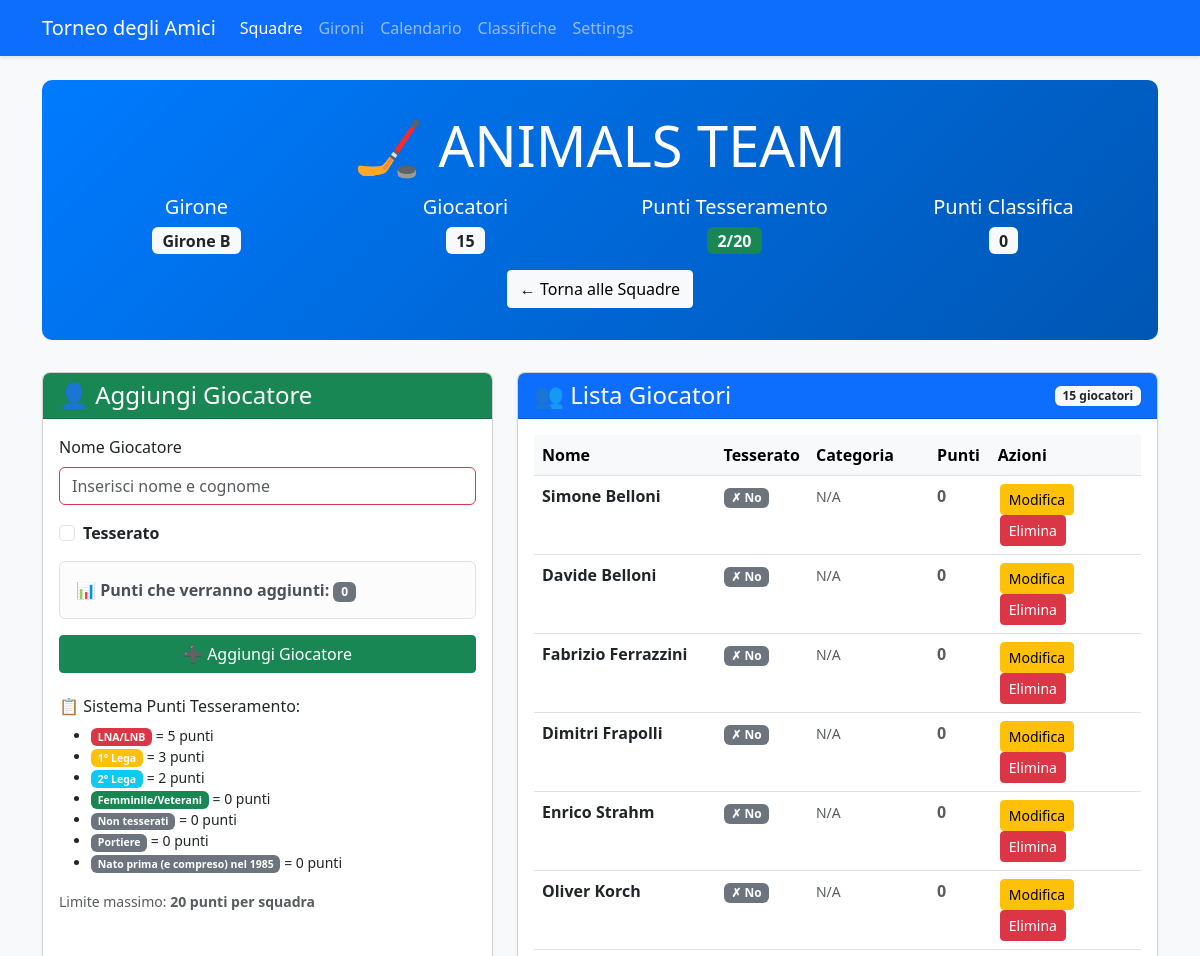
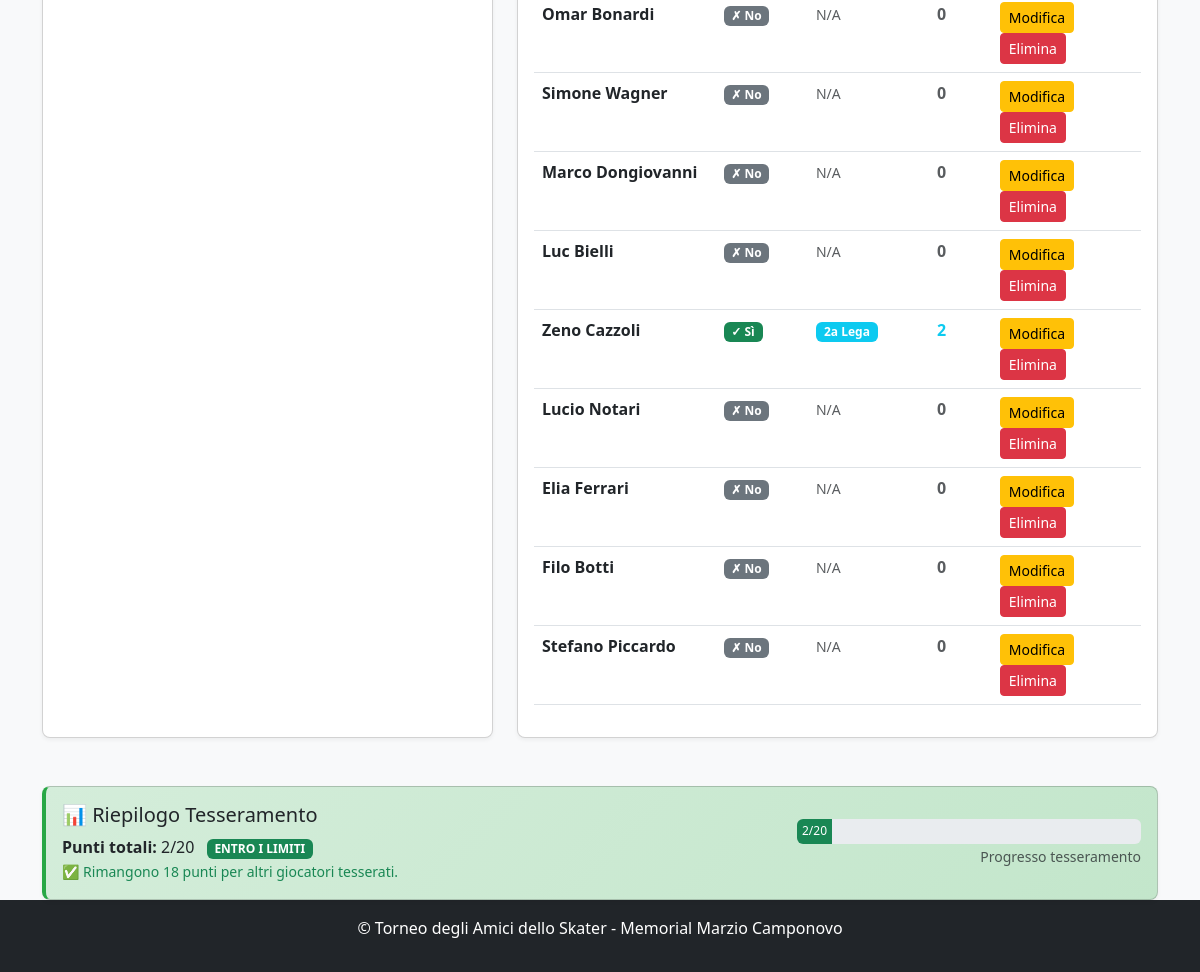
Before: /team/3 with the older database file (2 pictures, top to bottom).
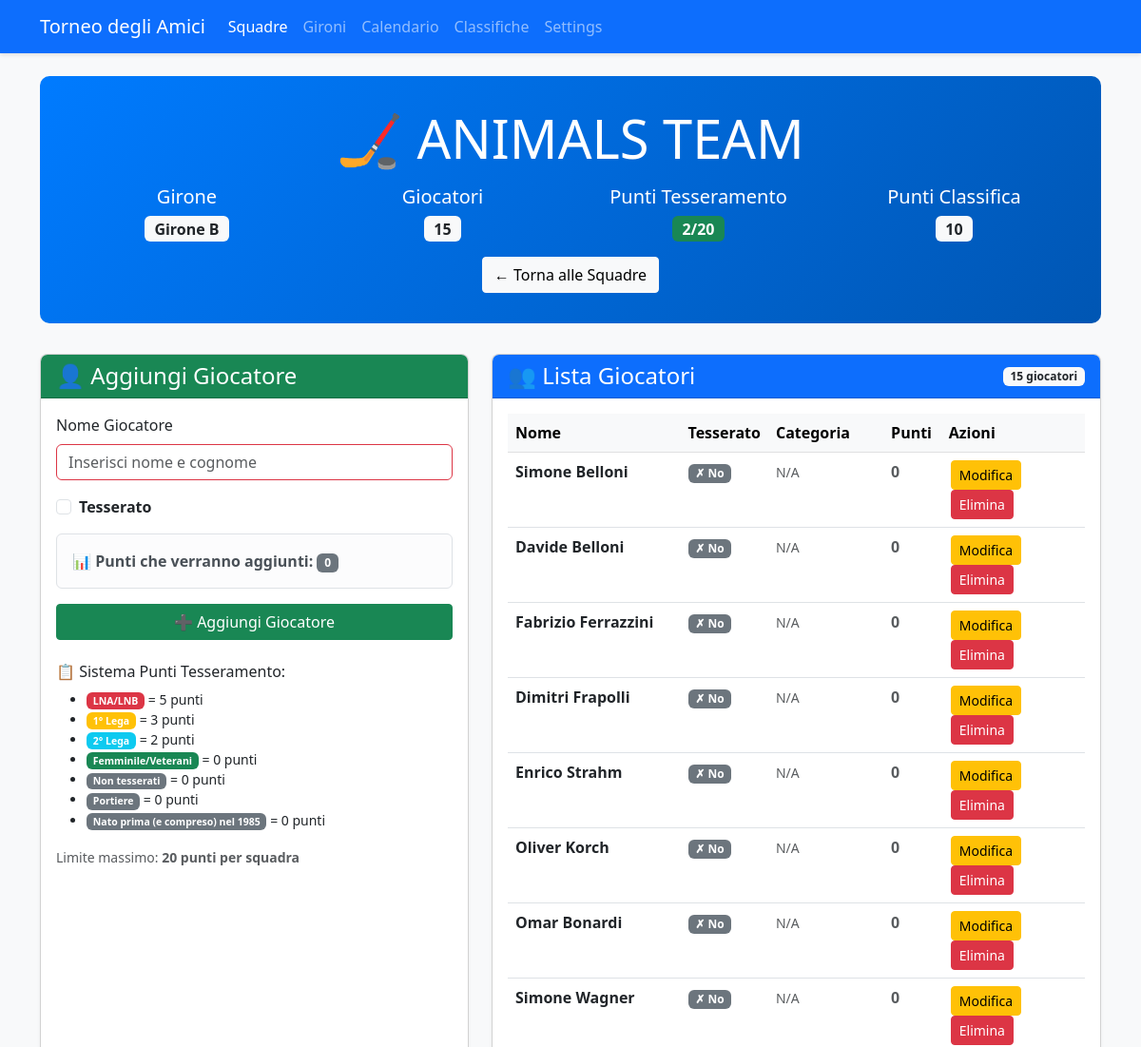
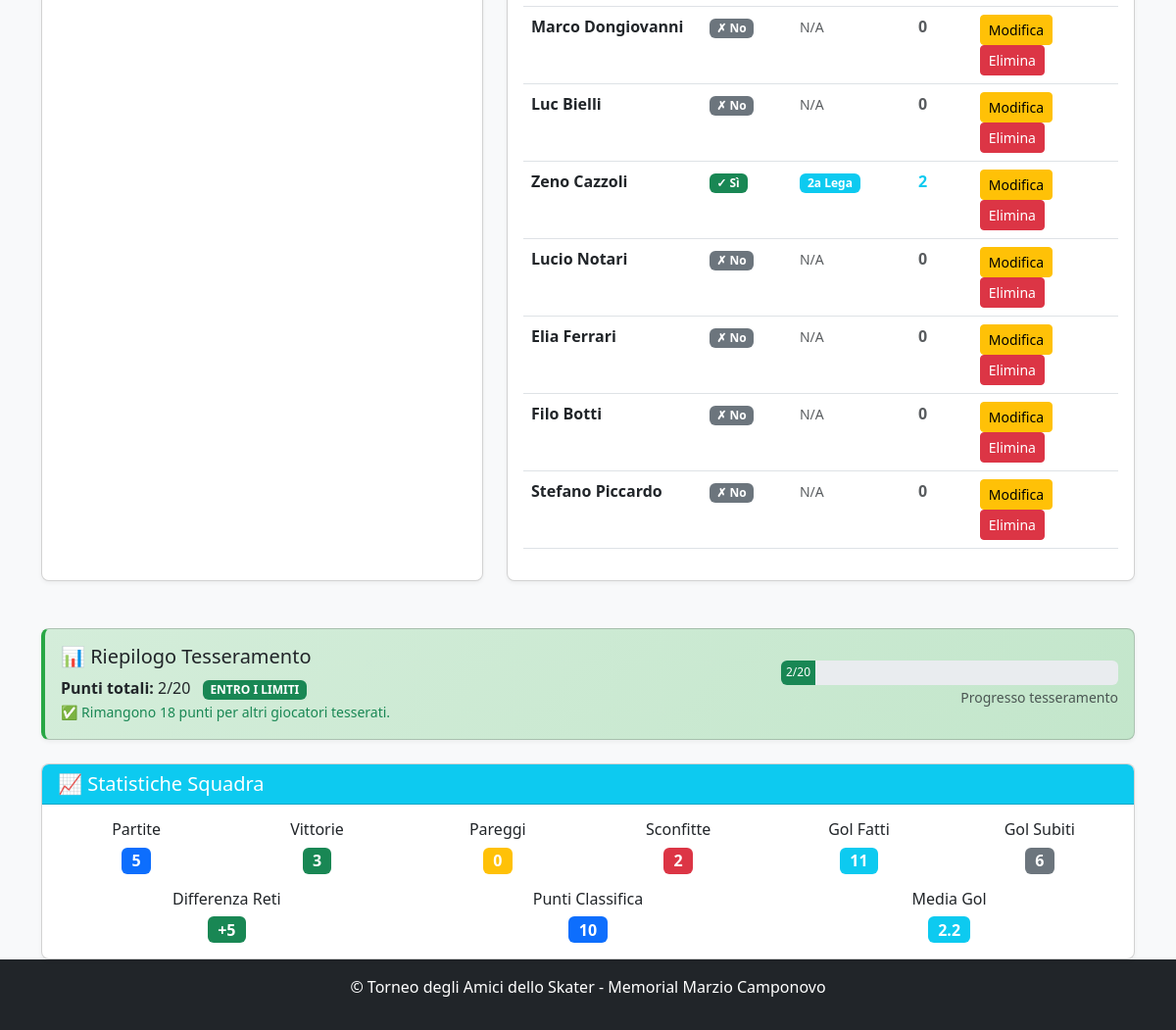
After: the same page with the newer database file (2 pictures, top to bottom).
### app.py (models this page shows)
class Team(db.Model):
    id = db.Column(db.Integer, primary_key=True)
    name = db.Column(db.String(100), nullable=False, unique=True)
    group = db.Column(db.String(1))  # A, B, C, or D
    group_order = db.Column(db.Integer, default=0)  # NUOVO CAMPO per l'ordinamento nel girone
    players = db.relationship('Player', backref='team', lazy=True)
    matches = db.relationship(
        'Match',
        primaryjoin="or_(Team.id == Match.team1_id, Team.id == Match.team2_id)",
        lazy=True,
        overlaps="team1,team2"
    )
    wins = db.Column(db.Integer, default=0)
    losses = db.Column(db.Integer, default=0)
    draws = db.Column(db.Integer, default=0)
    goals_for = db.Column(db.Integer, default=0)
    goals_against = db.Column(db.Integer, default=0)
    points = db.Column(db.Integer, default=0)
    @property
    def goal_difference(self):
        return self.goals_for - self.goals_against
    @property
    def games_played(self):
        return self.wins + self.losses + self.draws
    @property
    def player_points_total(self):
        return sum(player.registration_points for player in self.players)

### app.py (the view, shortened to what this page needs)
@app.route('/team/<int:team_id>', methods=['GET', 'POST'])
def team_detail(team_id):
    team = Team.query.get_or_404(team_id)
    return render_template('team_detail.html', team=team)

### app.py (called while the page is built, shortened)
@app.teardown_appcontext
def cleanup_db(error):
    if error:
        db.session.rollback()
    db.session.remove()

def get_tournament_dates():
    try:
        if db.inspect(db.engine).has_table('tournament_settings'):
            settings = TournamentSettings.query.first()
            if settings and settings.qualification_day1:
                return {
                    'qualification_day1': settings.qualification_day1,
                    'qualification_day2': settings.qualification_day2,
                    'quarterfinals_ml': settings.quarterfinals_ml_date,
                    'quarterfinals_bl': settings.quarterfinals_bl_date,
                    'semifinals_ml': settings.semifinals_ml_date,
                    'semifinals_bl': settings.semifinals_bl_date,
                    'finals': settings.finals_date
                }
    except Exception as e:
        print(f"Errore nel recupero date da settings: {e}")

### templates/team_detail.html (shortened to what the changed rows need)
<!DOCTYPE html>
<html lang="it">
<head>
    <link rel="stylesheet" href="https://cdn.jsdelivr.net/npm/bootstrap@5.3.0/dist/css/bootstrap.min.css">
    <link rel="stylesheet" href="{{ url_for('static', filename='style.css') }}">
</head>
<body class="d-flex flex-column min-vh-100">
    <div class="container mt-4">
        <div class="team-header text-center">
            <h1 class="display-4 mb-3">🏒 {{ team.name }}</h1>
            <div class="row">
                <div class="col-md-3">
                    <h5>Girone</h5>
                    <span class="badge bg-light text-dark fs-6">
                        {% if team.group %}Girone {{ team.group }}{% else %}Non assegnato{% endif %}
                    </span>
                </div>
                <div class="col-md-3">
                </div>
                <div class="col-md-3">
                </div>
                <div class="col-md-3">
                    <h5>Punti Classifica</h5>
                    <span class="badge bg-light text-dark fs-6">{{ team.points }}</span>
                </div>
            </div>
            <div class="mt-3">
                <a href="{{ url_for('teams') }}" class="btn btn-light">
                </a>
            </div>
        </div>
        <div class="row">
            <div class="col-lg-7 mb-4">
                <div class="card h-100">
                    <div class="card-body">
                        {% if team.players %}
                            <div class="table-responsive">
                                <table class="table table-hover">
                                    <thead class="table-light">
                                        <tr>
                                            <th width="30%">Nome</th>
                                            <th width="15%">Tesserato</th>
                                            <th width="20%">Categoria</th>
                                            <th width="10%">Punti</th>
                                            <th width="25%">Azioni</th>
                                        </tr>
                                    </thead>
                                </table>
                            </div>
                        {% endif %}
                    </div>
                </div>
            </div>
        </div>
        {% if team.games_played > 0 %}
        <div class="row mt-4">
            <div class="col-12">
                <div class="card">
                    <div class="card-header bg-info text-white">
                        <h5 class="mb-0">📈 Statistiche Squadra</h5>
                    </div>
                    <div class="card-body">
                        <div class="row text-center">
                            <div class="col-md-2">
                                <h6>Partite</h6>
                                <span class="badge bg-primary fs-6">{{ team.games_played }}</span>
                            </div>
                            <div class="col-md-2">
                                <h6>Vittorie</h6>
                                <span class="badge bg-success fs-6">{{ team.wins }}</span>
                            </div>
                            <div class="col-md-2">
                                <h6>Pareggi</h6>
                                <span class="badge bg-warning fs-6">{{ team.draws }}</span>
                            </div>
                            <div class="col-md-2">
                                <h6>Sconfitte</h6>
                                <span class="badge bg-danger fs-6">{{ team.losses }}</span>
                            </div>
                            <div class="col-md-2">
                                <h6>Gol Fatti</h6>
                                <span class="badge bg-info fs-6">{{ team.goals_for }}</span>
                            </div>
                            <div class="col-md-2">
                                <h6>Gol Subiti</h6>
                                <span class="badge bg-secondary fs-6">{{ team.goals_against }}</span>
                            </div>
                        </div>
                        <div class="row text-center mt-3">
                            <div class="col-md-4">
                                <h6>Differenza Reti</h6>
                                <span class="badge {% if team.goal_difference > 0 %}bg-success{% elif team.goal_difference < 0 %}bg-danger{% else %}bg-secondary{% endif %} fs-6">
                                    {{ '+' if team.goal_difference > 0 else '' }}{{ team.goal_difference }}
                                </span>
                            </div>
                            <div class="col-md-4">
                                <h6>Punti Classifica</h6>
                                <span class="badge bg-primary fs-6">{{ team.points }}</span>
                            </div>
                            <div class="col-md-4">
                                <h6>Media Gol</h6>
                                <span class="badge bg-info fs-6">
                                    {{ (team.goals_for / team.games_played)|round(1) if team.games_played > 0 else 0 }}
                                </span>
                            </div>
                        </div>
                    </div>
                </div>
            </div>
        </div>
        {% endif %}
    </div>
</body>
</html>

Changed rows visible on the page:
changed Team "ANIMALS TEAM": points "0" → "10"; games_played (not shown) → "5"; wins (not shown) → "3"; draws (not shown) → "0"; losses (not shown) → "2"; goals_for (not shown) → "11"; goals_against (not shown) → "6"; goals_for+goals_against (not shown) → "+"; goal_difference (not shown) → "5"; points (not shown) → "10"; wins+losses+draws (not shown) → "2.2"
Other visible differences:
text now shown: "📈 Statistiche Squadra Partite Vittorie Pareggi Sconfitte Gol Fatti Gol Subiti Differenza Reti Punti Classifica Media Gol"
